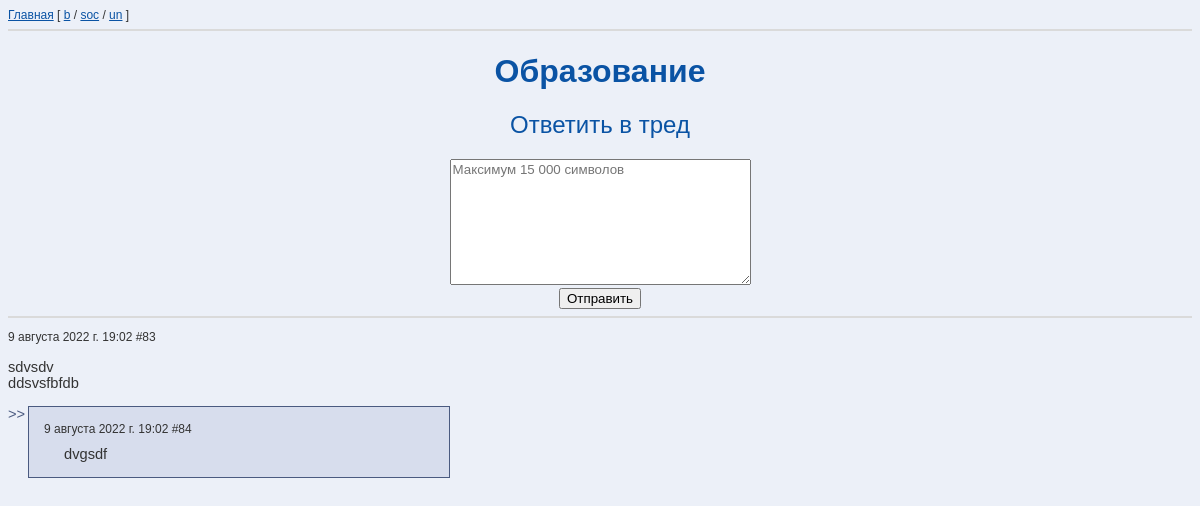
The app's page /un/thread/83 with its own data.
### board/models.py (models this page shows, shortened)
class Post(models.Model):
    text = models.TextField(max_length=15000)
    title = models.CharField(max_length=200, blank=True)
    pub_date = models.DateTimeField(auto_now_add=now)
    board = models.CharField(max_length=5)
    parent = models.ForeignKey("self",
                               null=True,
                               on_delete=models.CASCADE,
                               related_name='comments',
                               )  # Able to assign only while creating
    reply_to = models.ForeignKey("self",
                                 null=True,
                                 on_delete=models.SET_NULL,
                                 related_name='replies',
                                 )  # Able to assign only while creating

### board/views.py (the view, shortened to what this page needs)
# urls.py: path('thread/<int:pk>', views.get_post_view, name='post'),
def get_post_view(request, pk, brd):
    if brd not in BOARDS:
        return HttpResponseNotFound('<h1>Page not found</h1>')
    if Post.objects.filter(pk=pk, board=brd).exists():
        post = Post.objects.get(pk=pk, board=brd)
    else:
        return HttpResponseNotFound('<h1>Page not found</h1>')
    if post.parent is not None:
        return HttpResponseNotFound('<h1>Page not found</h1>')
    comments = post.comments.all()
    return render(request, 'board/post.html', {
        'comments': comments,
        'p': post,
        'title': f'/{brd}/ – Тред',
        'board_name': BOARDS[brd],
    })

### board/templates/board/post.html (shortened to what this page needs)
{% extends 'board/base.html' %}
{% block content %}
    <div class="home">
        <h1>{{ board_name }}</h1>
        <h2>Ответить в тред</h2>
        <form method="post">
            <textarea type="text" name="text" rows="8" cols="35" placeholder="Максимум 15 000 символов"></textarea> <br>
            <input type="submit" value="Отправить">
        </form>
    </div>
    <hr>
    <div class="post">
    <p class="date">
    {{ p.pub_date }} #{{ p.pk }}
    </p><p style="white-space: pre-line">{{ p.text }}</p>
    </div>
    {% for comment in comments %}
        <div class="fuck">
        <div class="quote">>></div>
        <div class="comment_container">
        <div class="comment"> <div class="date">
        {{ comment.pub_date }} #{{ comment.pk }}
        </div>
            <div class="text" style="white-space: pre-line">{{ comment.text }} </div></div>
        </div>
        </div>
    {% endfor %}
{% endblock %}

### board/static/board/css/styles.css (style rules this page uses)
body { font-family: Arial, Verdana, sans-serif; font-size: 11pt; background-color: #ECF0F8; color: #333; }
hr { border: 0.5px solid #DADADA; }
.home { text-align: center }
h1 { color: #0a53a4; font-size: 24pt; font-family: Arial, Times, serif; font-weight: bold; }
h2 { color: #0a53a4; font-size: 18pt; font-family: Arial, Times, serif; font-weight: normal; }
.date { font-size: 12px; }
.fuck { overflow: hidden; }
.comment_container { border: 0.5px solid #4A5A80; margin-left: 20px; width: fit-content; max-width: 80%; min-width: 420px; background: #D7DDED; margin-bottom: 3px; overflow: hidden; }
.quote { float: left; color: #4A5A80; }
.comment { width: -moz-fit-content; width: fit-content; padding: 15px; word-break: break-all; }
.text { margin-left: 20px; margin-right: 20px; margin-top: 10px; }
.post { word-break: break-all; width: fit-content; max-width: 80%; min-width: 420px; margin-bottom: 15px; }
textarea { font-family: inherit; font-size: 10pt }

### records on screen
Post: pub_date "9 августа 2022 г. 19:02", pk "83", text "sdvsdv ddsvsfbfdb"
Post: pub_date "9 августа 2022 г. 19:02", pk "84", text "dvgsdf"

### other values on screen
{{ board_name }} "Образование"
